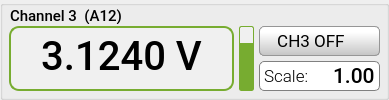
          <widget class="QGroupBox" name="groupBox_ch3">
           <property name="minimumSize">
            <size>
             <width>370</width>
             <height>100</height>
            </size>
           </property>
           <property name="maximumSize">
            <size>
             <width>16777215</width>
             <height>150</height>
            </size>
           </property>
           <property name="font">
            <font>
             <family>Roboto Medium</family>
             <pointsize>11</pointsize>
            </font>
           </property>
           <property name="styleSheet">
            <string notr="true">QGroupBox {background-color: rgb(200,200,200);border: 1px solid rgb(150,150,150); border-radius: 5px;  margin-top: 0.5em;}; 
</string>
           </property>
           <property name="title">
            <string/>
           </property>
           <widget class="QTextBrowser" name="textBrowser_ch3">
            <property name="enabled">
             <bool>true</bool>
            </property>
            <property name="geometry">
             <rect>
              <x>9</x>
              <y>26</y>
              <width>225</width>
              <height>65</height>
             </rect>
            </property>
            <property name="sizePolicy">
             <sizepolicy hsizetype="Preferred" vsizetype="Preferred">
              <horstretch>0</horstretch>
              <verstretch>0</verstretch>
             </sizepolicy>
            </property>
            <property name="maximumSize">
             <size>
              <width>225</width>
              <height>65</height>
             </size>
            </property>
            <property name="font">
             <font>
              <family>Roboto Mono Medium</family>
              <pointsize>30</pointsize>
              <weight>62</weight>
              <italic>false</italic>
              <bold>true</bold>
             </font>
            </property>
            <property name="cursor" stdset="0">
             <cursorShape>IBeamCursor</cursorShape>
            </property>
            <property name="styleSheet">
             <string notr="true">QTextBrowser {
	background-color: rgba(240,240,240, 1.0);border: 2px solid; border-radius:10px;
	text-align:center;font-family:'Roboto Mono Medium'; font-size:30pt; font-weight:500;
	border-color: #77AC30;
}

QTextBrowser:disabled {
	color:gray;
	background-color: transparent;
	border: 1px solid gray; border-radius:10px;
	text-align:center;font-family:'Roboto Mono Medium'; font-size:30pt; font-weight:500;
}
</string>
            </property>
            <property name="html">
             <string>&lt;!DOCTYPE HTML PUBLIC &quot;-//W3C//DTD HTML 4.0//EN&quot; &quot;http://www.w3.org/TR/REC-html40/strict.dtd&quot;&gt;
&lt;html&gt;&lt;head&gt;&lt;meta name=&quot;qrichtext&quot; content=&quot;1&quot; /&gt;&lt;style type=&quot;text/css&quot;&gt;
p, li { white-space: pre-wrap; }
&lt;/style&gt;&lt;/head&gt;&lt;body style=&quot; font-family:'Roboto Mono Medium'; font-size:30pt; font-weight:496; font-style:normal;&quot;&gt;
&lt;p align=&quot;center&quot; style=&quot; margin-top:0px; margin-bottom:0px; margin-left:0px; margin-right:0px; -qt-block-indent:0; text-indent:0px;&quot;&gt;&lt;span style=&quot; font-family:'Roboto Mono Medium','Roboto Mono Medium';&quot;&gt;3.1240 V&lt;/span&gt;&lt;/p&gt;&lt;/body&gt;&lt;/html&gt;</string>
            </property>
           </widget>
           <widget class="QDoubleSpinBox" name="doubleSpinBox_gain3">
            <property name="enabled">
             <bool>true</bool>
            </property>
            <property name="geometry">
             <rect>
              <x>259</x>
              <y>61</y>
              <width>121</width>
              <height>30</height>
             </rect>
            </property>
            <property name="minimumSize">
             <size>
              <width>121</width>
              <height>0</height>
             </size>
            </property>
            <property name="maximumSize">
             <size>
              <width>120</width>
              <height>16777215</height>
             </size>
            </property>
            <property name="styleSheet">
             <string notr="true">QDoubleSpinBox { background-color: rgba(255,255,255, 1.0);border: 1px solid gray; border-radius:5px;
				   text-align:right;font-family:'Roboto Mono Medium','Roboto'; font-size:16pt; font-weight:500;  }

QDoubleSpinBox::up-button { height:22px; width: 30px; border: 0px;
									 image: url(:/main/resources/img/arrow_up4.png); }

QDoubleSpinBox::down-button { height:22px; width: 30px; border: 0px;
										  image: url(:/main/resources/img/arrow_down4.png); }

QDoubleSpinBox::up-button:hover { 
	image: url(:/main/resources/img/arrow_up4b.png);
}

QDoubleSpinBox::down-button:hover {
	image: url(:/main/resources/img/arrow_down4b.png);
 }

QDoubleSpinBox:disabled { background-color: rgba(240,240,240, 1.0); border: 1px transparent; border-radius:5px;
                                          text-align:right;font-family:'Roboto Mono Medium','Roboto'; font-size:16pt; font-weight:500; }

QDoubleSpinBox::up-button:disabled { height:22px; width: 30px; border: 0px; image: url(:/main/resources/img/arrow_up2.png); }

QDoubleSpinBox::down-button:disabled { height:22px; width: 30px; border: 0px; image: url(:/main/resources/img/arrow_down2.png); }
</string>
            </property>
            <property name="wrapping">
             <bool>false</bool>
            </property>
            <property name="frame">
             <bool>true</bool>
            </property>
            <property name="alignment">
             <set>Qt::AlignRight|Qt::AlignTrailing|Qt::AlignVCenter</set>
            </property>
            <property name="buttonSymbols">
             <enum>QAbstractSpinBox::NoButtons</enum>
            </property>
            <property name="accelerated">
             <bool>false</bool>
            </property>
            <property name="keyboardTracking">
             <bool>false</bool>
            </property>
            <property name="showGroupSeparator" stdset="0">
             <bool>false</bool>
            </property>
            <property name="prefix">
             <string/>
            </property>
            <property name="decimals">
             <number>2</number>
            </property>
            <property name="minimum">
             <double>-9.900000000000000</double>
            </property>
            <property name="value">
             <double>1.000000000000000</double>
            </property>
           </widget>
           <widget class="QLabel" name="label_5">
            <property name="geometry">
             <rect>
              <x>264</x>
              <y>65</y>
              <width>45</width>
              <height>23</height>
             </rect>
            </property>
            <property name="font">
             <font>
              <family>Roboto Light</family>
              <pointsize>13</pointsize>
              <weight>50</weight>
              <bold>false</bold>
             </font>
            </property>
            <property name="text">
             <string>Scale:</string>
            </property>
           </widget>
           <widget class="QPushButton" name="pushButton_disable3">
            <property name="geometry">
             <rect>
              <x>259</x>
              <y>26</y>
              <width>121</width>
              <height>30</height>
             </rect>
            </property>
            <property name="font">
             <font>
              <family>Roboto</family>
              <pointsize>13</pointsize>
             </font>
            </property>
            <property name="styleSheet">
             <string notr="true">QPushButton {    
    padding: 0.2em 0.2em 0.3em 0.2em;
    border: 1px solid rgb(150, 150, 150);
	border-radius: 5px;
    background: qlineargradient(x1:0, y1:0, x2:0, y2:2, stop:0 #FFFFFF, stop:0.1 #FFFFFF, stop:1  #7B7B7B);
    color: black;
	text-align:left;
	padding-left:13px;
}

QPushButton:hover:!pressed
{
	border: 1px solid rgb(150, 150, 150);
	border-radius: 5px;
 	background: #FFFFFF;
	color:#2f836a;
}

QPushButton:pressed
{
	border: 2px solid rgb(150, 150, 150);
	border-radius: 5px;
 	background: #AAAAAA;
	color:white;
}

QPushButton:disabled { border: 1px solid rgb(180, 180, 180); color: gray; 
                                       background: qlineargradient(x1:0, y1:0, x2:0, y2:2, stop:0 #CCCCCC , stop:0.1 #EEEEEE , stop:1 #BBBBBB ); }</string>
            </property>
            <property name="text">
             <string> CH3 ON  </string>
            </property>
            <property name="icon">
             <iconset resource="resources.qrc">
              <normaloff>:/main/resources/img/power-off-green3.png</normaloff>
              <disabledoff>:/main/resources/img/power-off-green3.png</disabledoff>:/main/resources/img/power-off-green3.png</iconset>
            </property>
            <property name="iconSize">
             <size>
              <width>23</width>
              <height>22</height>
             </size>
            </property>
           </widget>
           <widget class="QPushButton" name="pushButton_enable3">
            <property name="geometry">
             <rect>
              <x>259</x>
              <y>26</y>
              <width>121</width>
              <height>30</height>
             </rect>
            </property>
            <property name="font">
             <font>
              <family>Roboto</family>
              <pointsize>13</pointsize>
             </font>
            </property>
            <property name="styleSheet">
             <string notr="true">QPushButton {    
    padding: 0.2em 0.2em 0.3em 0.2em;
    border: 1px solid rgb(150, 150, 150);
	border-radius: 5px;
    background: qlineargradient(x1:0, y1:0, x2:0, y2:2, stop:0 #FFFFFF, stop:0.1 #FFFFFF, stop:1  #7B7B7B);
    color: black;
	text-align:left;
	padding-left:13px;
}

QPushButton:hover:!pressed
{
	border: 1px solid rgb(150, 150, 150);
	border-radius: 5px;
 	background: #FFFFFF;
	color:#2f836a;
}

QPushButton:pressed
{
	border: 2px solid rgb(150, 150, 150);
	border-radius: 5px;
 	background: #AAAAAA;
	color:white;
}

QPushButton:disabled { border: 1px solid rgb(180, 180, 180); color: gray; 
                                       background: qlineargradient(x1:0, y1:0, x2:0, y2:2, stop:0 #CCCCCC , stop:0.1 #EEEEEE , stop:1 #BBBBBB ); }</string>
            </property>
            <property name="text">
             <string> CH3 OFF</string>
            </property>
            <property name="icon">
             <iconset resource="resources.qrc">
              <normaloff>:/main/resources/img/power-off-gray2.png</normaloff>:/main/resources/img/power-off-gray2.png</iconset>
            </property>
            <property name="iconSize">
             <size>
              <width>23</width>
              <height>22</height>
             </size>
            </property>
           </widget>
           <widget class="QLabel" name="label_ch3">
            <property name="geometry">
             <rect>
              <x>10</x>
              <y>8</y>
              <width>221</width>
              <height>16</height>
             </rect>
            </property>
            <property name="font">
             <font>
              <family>Roboto Medium</family>
              <pointsize>11</pointsize>
             </font>
            </property>
            <property name="text">
             <string>Channel 3  (A12)</string>
            </property>
           </widget>
           <widget class="QProgressBar" name="progressBar_ch3">
            <property name="geometry">
             <rect>
              <x>239</x>
              <y>26</y>
              <width>15</width>
              <height>65</height>
             </rect>
            </property>
            <property name="styleSheet">
             <string notr="true"> QProgressBar {
     border: 1px solid;
     border-color: #77AC30;
     border-radius: 2px;
     background-color:  rgb(240,240,240);
 }

QProgressBar::chunk {
     background-color: #77AC30;
 }

QProgressBar::chunk:disabled {
	background-color: gray;
 }

QProgressBar:disabled {
    border-color: gray;
	background-color:  rgb(210,210,210);
 }</string>
            </property>
            <property name="value">
             <number>75</number>
            </property>
            <property name="textVisible">
             <bool>false</bool>
            </property>
            <property name="orientation">
             <enum>Qt::Vertical</enum>
            </property>
           </widget>
           <zorder>textBrowser_ch3</zorder>
           <zorder>doubleSpinBox_gain3</zorder>
           <zorder>label_5</zorder>
           <zorder>pushButton_disable3</zorder>
           <zorder>label_ch3</zorder>
           <zorder>progressBar_ch3</zorder>
           <zorder>pushButton_enable3</zorder>
          </widget>
